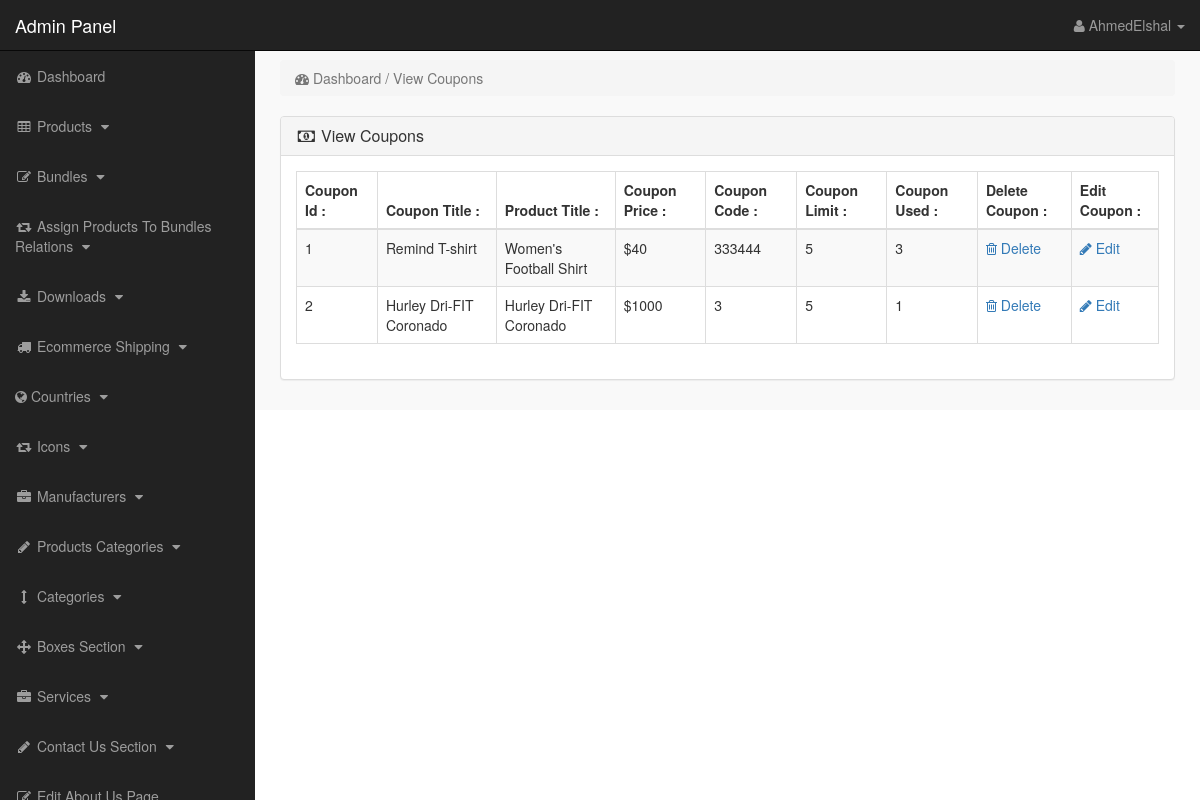
Screenshot of /admin_area/index.php?view_coupons (signed in) with the database file from the repository.
### tables this page shows
CREATE TABLE `coupons` (
  `coupon_id` int(10) NOT NULL,
  `product_id` int(10) NOT NULL,
  `coupon_title` varchar(255) NOT NULL,
  `coupon_price` varchar(255) NOT NULL,
  `coupon_code` varchar(255) NOT NULL,
  `coupon_limit` int(100) NOT NULL,
  `coupon_used` int(100) NOT NULL
);

CREATE TABLE `products` (
  `product_id` int(10) NOT NULL,
  `p_cat_id` int(10) NOT NULL,
  `cat_id` int(10) NOT NULL,
  `manufacturer_id` int(10) NOT NULL,
  `date` timestamp NOT NULL DEFAULT CURRENT_TIMESTAMP ON UPDATE CURRENT_TIMESTAMP,
  `product_title` text NOT NULL,
  `product_seo_desc` text NOT NULL,
  `product_url` text NOT NULL,
  `product_img1` text NOT NULL,
  `product_img2` text NOT NULL,
  `product_img3` text NOT NULL,
  `product_price` int(10) NOT NULL,
  `product_psp_price` int(100) NOT NULL,
  `product_desc` text NOT NULL,
  `product_features` text NOT NULL,
  `product_video` text NOT NULL,
  `product_keywords` text NOT NULL,
  `product_label` text NOT NULL,
  `product_type` text NOT NULL,
  `product_weight` decimal(10,1) NOT NULL,
  `status` varchar(255) NOT NULL
);

### admin_area/view_coupons.php (the view)
<?php
if(!isset($_SESSION['admin_email'])){
echo "<script>window.open('login.php','_self')</script>";
}
else {
?>
<div class="row">
<div class="col-lg-12">
<ol class="breadcrumb">
<li class="active">
<i class="fa fa-dashboard"></i> Dashboard / View Coupons
</li>
</ol>
</div>
</div>
<div class="row" >
<div class="col-lg-12" >
<div class="panel panel-default">
<div class="panel-heading">
<h3 class="panel-title">
<i class="fa fa-money fa-fw"></i> View Coupons
</h3>
</div>
<div class="panel-body">
<div class="table-responsive">
<table class="table table-bordered table-hover table-striped">
<thead>
<tr>
<th>Coupon Id : </th>
<th>Coupon Title : </th>
<th>Product Title : </th>
<th>Coupon Price : </th>
<th>Coupon Code : </th>
<th>Coupon Limit : </th>
<th>Coupon Used : </th>
<th>Delete Coupon : </th>
<th>Edit Coupon : </th>
</tr>
</thead>
<tbody>
<?php
$i = 0;
$get_coupons = "select * from coupons";
$run_coupons = mysqli_query($con,$get_coupons);
while($row_coupons = mysqli_fetch_array($run_coupons)){
$coupon_id = $row_coupons['coupon_id'];
$product_id = $row_coupons['product_id'];
$coupon_title = $row_coupons['coupon_title'];
$coupon_price = $row_coupons['coupon_price'];
$coupon_code = $row_coupons['coupon_code'];
$coupon_limit = $row_coupons['coupon_limit'];
$coupon_used = $row_coupons['coupon_used'];
$get_products = "select * from products where product_id='$product_id'";
$run_products = mysqli_query($con,$get_products);
$row_products = mysqli_fetch_array($run_products);
$product_title = $row_products['product_title'];
$i++;
?>
<tr>
<td><?php echo $i; ?></td>
<td><?php echo $coupon_title; ?></td>
<td><?php echo $product_title; ?></td>
<td><?php echo "$$coupon_price"; ?></td>
<td><?php echo $coupon_code; ?></td>
<td><?php echo $coupon_limit; ?></td>
<td><?php echo $coupon_used; ?></td>
<td>
<a href="index.php?delete_coupon=<?php echo $coupon_id; ?>">
<i class="fa fa-trash-o"></i> Delete
</a>
</td>
<td>
<a href="index.php?edit_coupon=<?php echo $coupon_id; ?>">
<i class="fa fa-pencil"></i> Edit
</a>
</td>
</tr>
<?php } ?>
</tbody>
</table>
</div>
</div>
</div>
</div>
</div>
<?php } ?>

### admin_area/includes/sidebar.php (shortened to what this page needs)
<?php
if(!isset($_SESSION['admin_email'])){
echo "<script>window.open('login.php','_self')</script>";
}
else {
?>
<nav class="navbar navbar-inverse navbar-fixed-top" >
<div class="navbar-header" >
<a class="navbar-brand" href="index.php?dashboard" >Admin Panel</a>
</div>
<ul class="nav navbar-right top-nav" >
<li class="dropdown" >
<a href="#" class="dropdown-toggle" data-toggle="dropdown" >
<i class="fa fa-user" ></i>
<?php echo $admin_name; ?> <b class="caret" ></b>
</a>
</li>
</ul>
<div class="collapse navbar-collapse navbar-ex1-collapse">
<ul class="nav navbar-nav side-nav">
<li>
<a href="index.php?dashboard">
<i class="fa fa-fw fa-dashboard"></i> Dashboard
</a>
</li>
<li>
<a href="#" data-toggle="collapse" data-target="#products">
<i class="fa fa-fw fa-table"></i> Products
<i class="fa fa-fw fa-caret-down"></i>
</a>
</li>
<li>
<a href="#" data-toggle="collapse" data-target="#bundles">
<i class="fa fa-fw fa-edit"></i> Bundles
<i class="fa fa-fw fa-caret-down"></i>
</a>
</li>
<li>
<a href="#" data-toggle="collapse" data-target="#relations">
<i class="fa fa-fw fa-retweet"></i> Assign Products To Bundles Relations
<i class="fa fa-fw fa-caret-down"></i>
</a>
</li>
<li>
<a href="#" data-toggle="collapse" data-target="#downloads">
<i class="fa fa-fw fa-download"></i> Downloads
<i class="fa fa-fw fa-caret-down"></i>
</a>
</li>
<li>
<a href="#" data-toggle="collapse" data-target="#shipping">
<i class="fa fa-fw fa-truck"></i> Ecommerce Shipping
<i class="fa fa-fw fa-caret-down"></i>
</a>
</li>
<li>
<a href="#" data-toggle="collapse" data-target="#countries">
<i class="fa fa-globe"></i> Countries
<i class="fa fa-fw fa-caret-down"></i>
</a>
</li>
<li>
<a href="#" data-toggle="collapse" data-target="#icons">
<i class="fa fa-fw fa-retweet"> </i> Icons
<i class="fa fa-fw fa-caret-down" ></i>
</a>
</li>
<li>
<a href="#" data-toggle="collapse" data-target="#manufacturers">
<i class="fa fa-fw fa-briefcase"></i> Manufacturers
<i class="fa fa-fw fa-caret-down"></i>
</a>
</li>
<li>
<a href="#" data-toggle="collapse" data-target="#p_cat">
<i class="fa fa-fw fa-pencil"></i> Products Categories
<i class="fa fa-fw fa-caret-down"></i>
</a>
</li>
<li>
<a href="#" data-toggle="collapse" data-target="#cat">
<i class="fa fa-fw fa-arrows-v"></i> Categories
<i class="fa fa-fw fa-caret-down"></i>
</a>
</li>
<li>
<a href="#" data-toggle="collapse" data-target="#boxes">
<i class="fa fa-fw fa-arrows"></i> Boxes Section
<i class="fa fa-fw fa-caret-down"></i>
</a>
</li>
<li>
<a href="#" data-toggle="collapse" data-target="#services">
<i class="fa fa-fw fa-briefcase"></i> Services
<i class="fa fa-fw fa-caret-down"></i>
</a>
</li>
<li>
<a href="#" data-toggle="collapse" data-target="#contact_us">
<i class="fa fa-fw fa-pencil"> </i> Contact Us Section
<i class="fa fa-fw fa-caret-down"></i>
</a>
</li>
<li>
<a href="index.php?edit_about_us">
<i class="fa fa-fw fa-edit"></i> Edit About Us Page
</a>
</li>
</ul>
</div>
</nav>
<?php } ?>

### admin_area/css/style.css (style rules this page uses)
body { margin-top:100px; }
@media (min-width: 768px) { body { margin-top:50px; } }
.top-nav { padding:0 15px; }
.top-nav>li { display:inline-block; float:left; }
.top-nav>li>a { padding-top:15px; padding-bottom:15px; line-height:20px; color:#999; }
@media (min-width: 768px) { .side-nav { position:fixed; top:51px; width:255px; border-radius:0; overflow-y:auto; background-color: #222; bottom:0; overflow-x:hidden; padding-bottom:40px; } }
@media (min-width: 768px) { .side-nav>li>a { width:255px; } }
.panel-body { border-radius:5px; }

### rows the page displays
coupons: coupon_title "Remind T-shirt", product.product_title "Women's Football Shirt", coupon_price "40", coupon_code "333444", coupon_limit "5", coupon_used "3"
coupons: coupon_title "Hurley Dri-FIT Coronado", product.product_title "Hurley Dri-FIT Coronado", coupon_price "1000", coupon_code "3", coupon_limit "5", coupon_used "1"

### other values shown
$admin_name "AhmedElshal"
